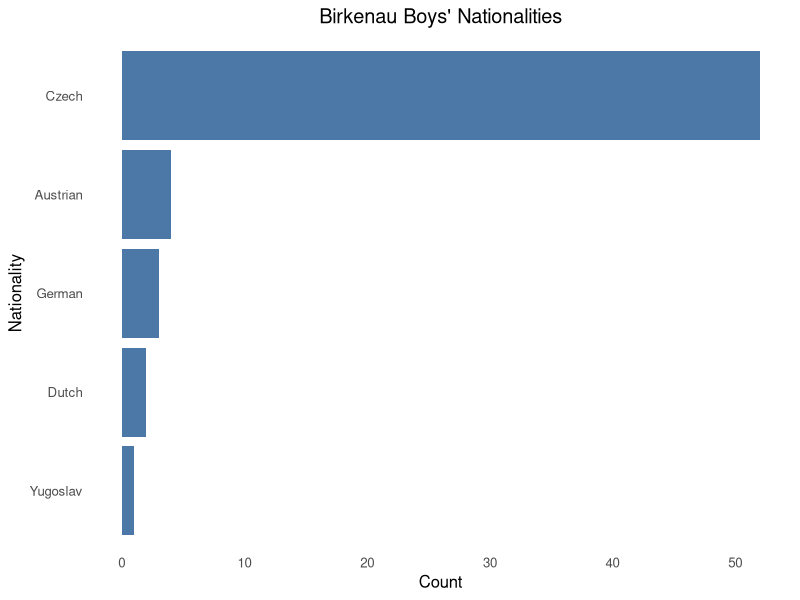
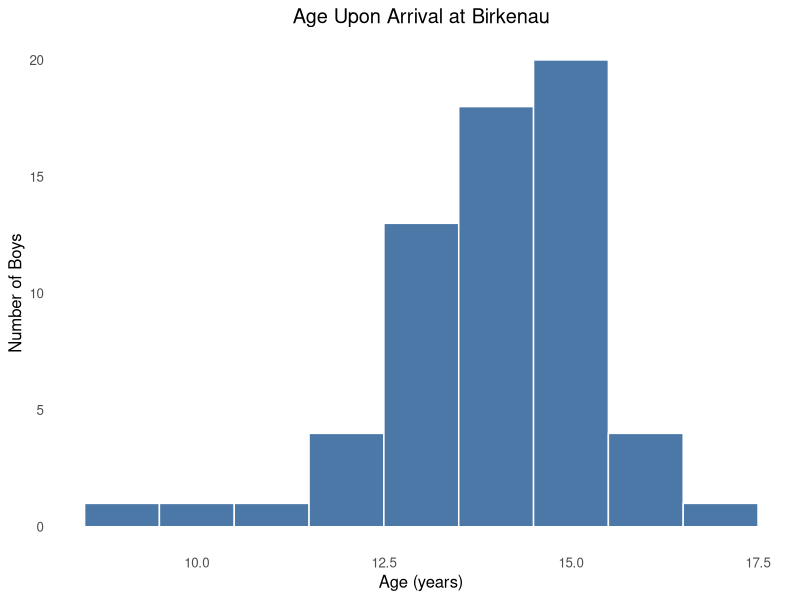
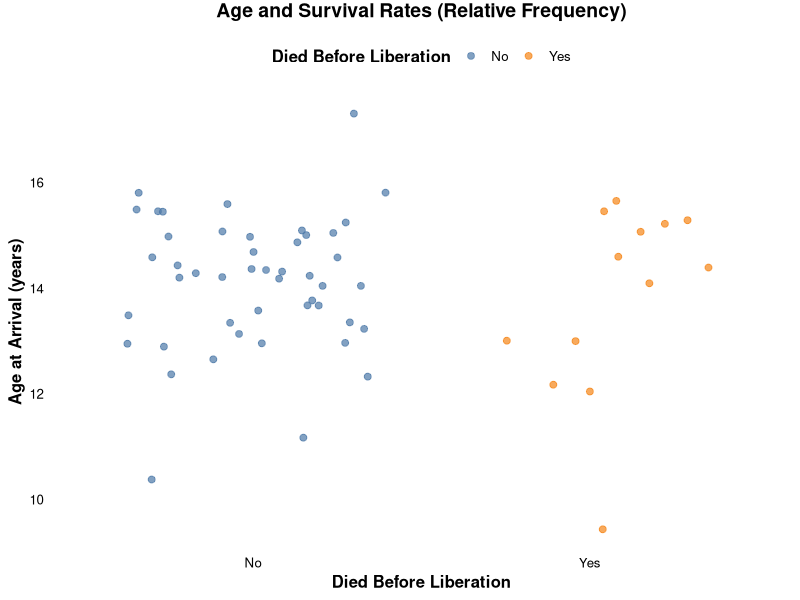
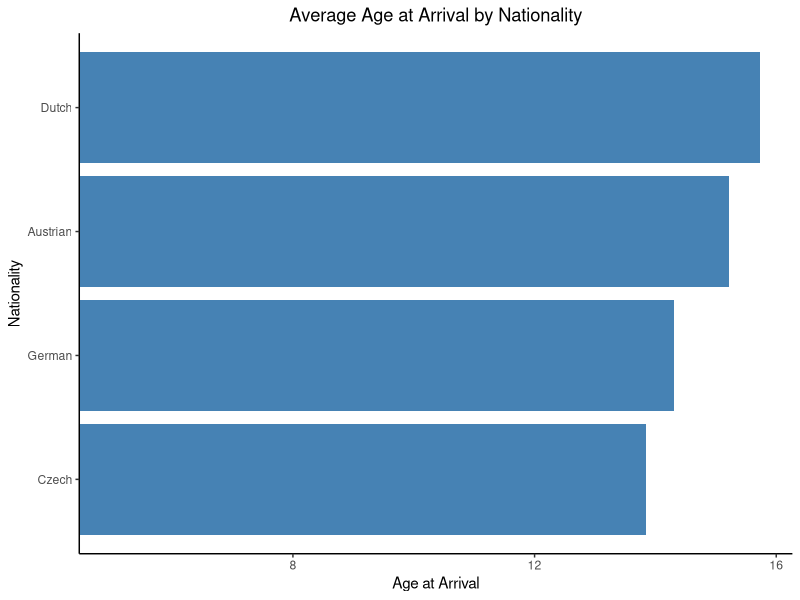
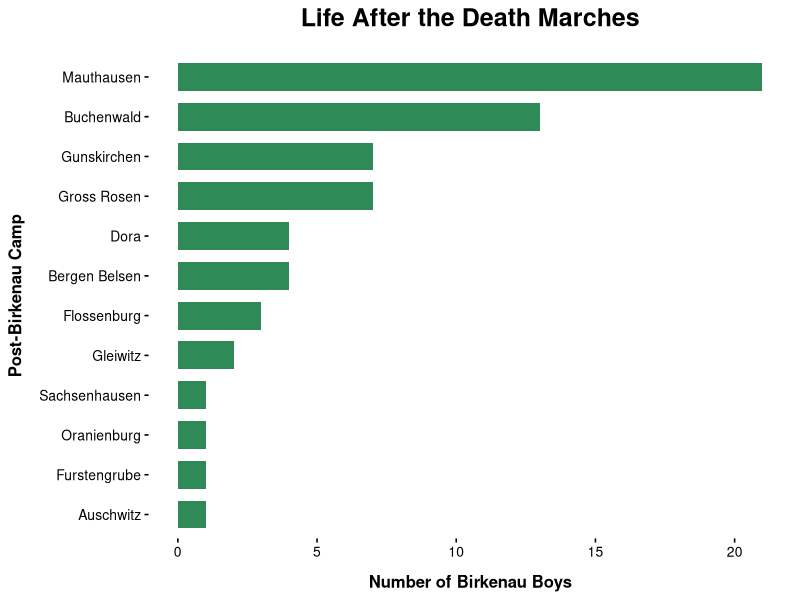

Write the R code that produced these figures, in order.
library(tidyverse)
library(ggplot2)
library (lubridate)

BBoys <- read_csv("data/BirkenauBoys.csv")

glimpse(BBoys)
str(BBoys)
summary(BBoys)

table(BBoys$Nationality)           # counts per nationality

BBoys %>%                          # creates graph of BBoys nationalities
  filter(!is.na(Nationality)) %>%
  count(Nationality, sort = TRUE) %>%
  ggplot(aes(x = reorder(Nationality, n), y = n)) +
  geom_col(fill = "#4C78A8") +
  coord_flip() +  # horizontal bars (easier to read)
  labs(title = "Birkenau Boys' Nationalities",
       x = "Nationality",
       y = "Count") +
  theme_minimal(base_size = 12) +
  theme(
    plot.title = element_text(hjust = 0.5),
    panel.grid = element_blank()
  )

BBoys <- BBoys %>%                   # creates new column with age at Birkenau arrival
  mutate(
    birth_date = make_date(BirthYear, BirthMonth, BirthDay),
    arrival_date = make_date(BirkenauArrivalYear, BirkenauArrivalMonth, 1),
    AgeArrival = time_length(interval(birth_date, arrival_date), "years")
  )

BBoys %>%                            # plots age on arrival in Birkenau 
  filter(!is.na(AgeArrival)) %>%
  ggplot(aes(x = AgeArrival)) +
  geom_histogram(binwidth = 1, fill = "#4C78A8", color = "white") +
  labs(title = "Age Upon Arrival at Birkenau",
       x = "Age (years)",
       y = "Number of Boys") +
  theme_minimal(base_size = 12) +
  theme(
     plot.title = element_text(hjust = 0.5),
     panel.grid = element_blank()
     )

BBoys %>%                        # plots the impact of arrival age on survival rates
  filter(!is.na(AgeArrival), !is.na(DiedBeforeLiberation)) %>%
  mutate(DiedBeforeLiberation = ifelse(DiedBeforeLiberation == "Y", "Yes",
                                       ifelse(DiedBeforeLiberation == "N", "No", DiedBeforeLiberation))) %>%
  ggplot(aes(x = DiedBeforeLiberation, y = AgeArrival, color = DiedBeforeLiberation)) +
  geom_jitter(width = 0.4, height = 0, alpha = 0.7, size = 2) +
  labs(
    title = "Age and Survival Rates (Relative Frequency)",
    x = "Died Before Liberation",
    y = "Age at Arrival (years)",
    color = "Died Before Liberation"
  ) +
  scale_color_manual(values = c("No" = "#4C78A8", "Yes" = "#F58518")) +
  theme_minimal(base_size = 12) +
  theme(
    plot.title = element_text(hjust = 0.5, vjust = 2, face = "bold", size = 14),
    axis.title = element_text(face = "bold"),
    axis.text = element_text(color = "black"),
    panel.grid = element_blank(),    # completely removes all grid lines
    legend.position = "top",
    legend.title = element_text(face = "bold")
  )

BBoys %>%                           # compares age at Birkenau with nationality
  filter(!is.na(AgeArrival), !is.na(Nationality), Nationality != "Yugoslav") %>%
  group_by(Nationality) %>%
  summarise(mean_age = mean(AgeArrival)) %>%
  arrange(desc(mean_age)) %>%
  ggplot(aes(x = reorder(Nationality, mean_age), y = mean_age)) +
  geom_col(fill = "steelblue") +
  coord_flip(ylim = c(5, NA)) +  # only zoom, doesn't remove bars
  labs(
    title = "Average Age at Arrival by Nationality",
    x = "Nationality",
    y = "Age at Arrival"
  ) +
  theme_classic() +
  theme(plot.title = element_text(hjust = 0.5))

# calculate Boys' age upon arrival at Terezin
BBoys$BirthDate <- as.Date(with(BBoys, paste(BirthYear, BirthMonth, BirthDay, sep = "-")))
BBoys$TerezinDate <- as.Date(with(BBoys, paste(TerezinArrivalYear, TerezinArrivalMonth, "15", sep = "-")))
BBoys$AgeAtTerezin <- as.numeric(difftime(BBoys$TerezinDate, BBoys$BirthDate, units = "days")) / 365.25

# creates variable tracking amount of time between arrival in Terezin and Birkenau
BBoys$TimeBetweenCamps <- (BBoys$BirkenauArrivalYear - BBoys$TerezinArrivalYear) * 12 +
  (BBoys$BirkenauArrivalMonth - BBoys$TerezinArrivalMonth)

# Count of prisoners per Post-Birkenau camp
PostBirkenauCamps <- BBoys %>%
  count(PostBirkenau, name = "Total_Prisoners") %>%
  arrange(desc(Total_Prisoners))

# Splits post-Birkenau camps apart

PostBirkenauCamps_split <- PostBirkenauCamps %>%
  # remove rows where PostBirkenau is NA
  filter(!is.na(PostBirkenau)) %>%
  # split semicolon-separated camp names into separate rows
  separate_rows(PostBirkenau, sep = ";") %>%
  # remove extra spaces
  mutate(PostBirkenau = trimws(PostBirkenau)) %>%
  # sum Total_Prisoners if the same camp appears multiple times
  group_by(PostBirkenau) %>%
  summarise(Total_Prisoners = sum(Total_Prisoners), .groups = "drop") %>%
  arrange(desc(Total_Prisoners))

# Bar chart of post-Birkenau Camps

PostBirkenauCamps_clean <- PostBirkenauCamps_split %>%
  mutate(PostBirkenau = gsub("_", " ", PostBirkenau))  # replace underscores with spaces

ggplot(PostBirkenauCamps_clean, aes(x = reorder(PostBirkenau, Total_Prisoners), y = Total_Prisoners)) +
  geom_bar(stat = "identity", fill = "#2E8B57", width = 0.7) +  # dark green bars
  coord_flip() +  # horizontal orientation
  theme_minimal(base_size = 12, base_family = "Helvetica") +  # clean font
  labs(
    title = "Life After the Death Marches",
    x = "Post-Birkenau Camp",
    y = "Number of Birkenau Boys"
  ) +
  theme(
    plot.title = element_text(face = "bold", size = 18, hjust = 0.5, margin = margin(b = 15)), # centered, bigger
    axis.title.x = element_text(face = "bold", size = 12, margin = margin(t = 10)), # bold x-axis title
    axis.title.y = element_text(face = "bold", size = 12, margin = margin(r = 10)), # bold y-axis title
    axis.text.x = element_text(size = 10, color = "black"),
    axis.text.y = element_text(size = 10, color = "black"),
    panel.grid = element_blank(),  # remove grids
    panel.background = element_rect(fill = "white", color = NA),  # clean panel
    plot.background = element_rect(fill = "white", color = NA),
    axis.ticks = element_line(color = "black")  # subtle ticks
  )
